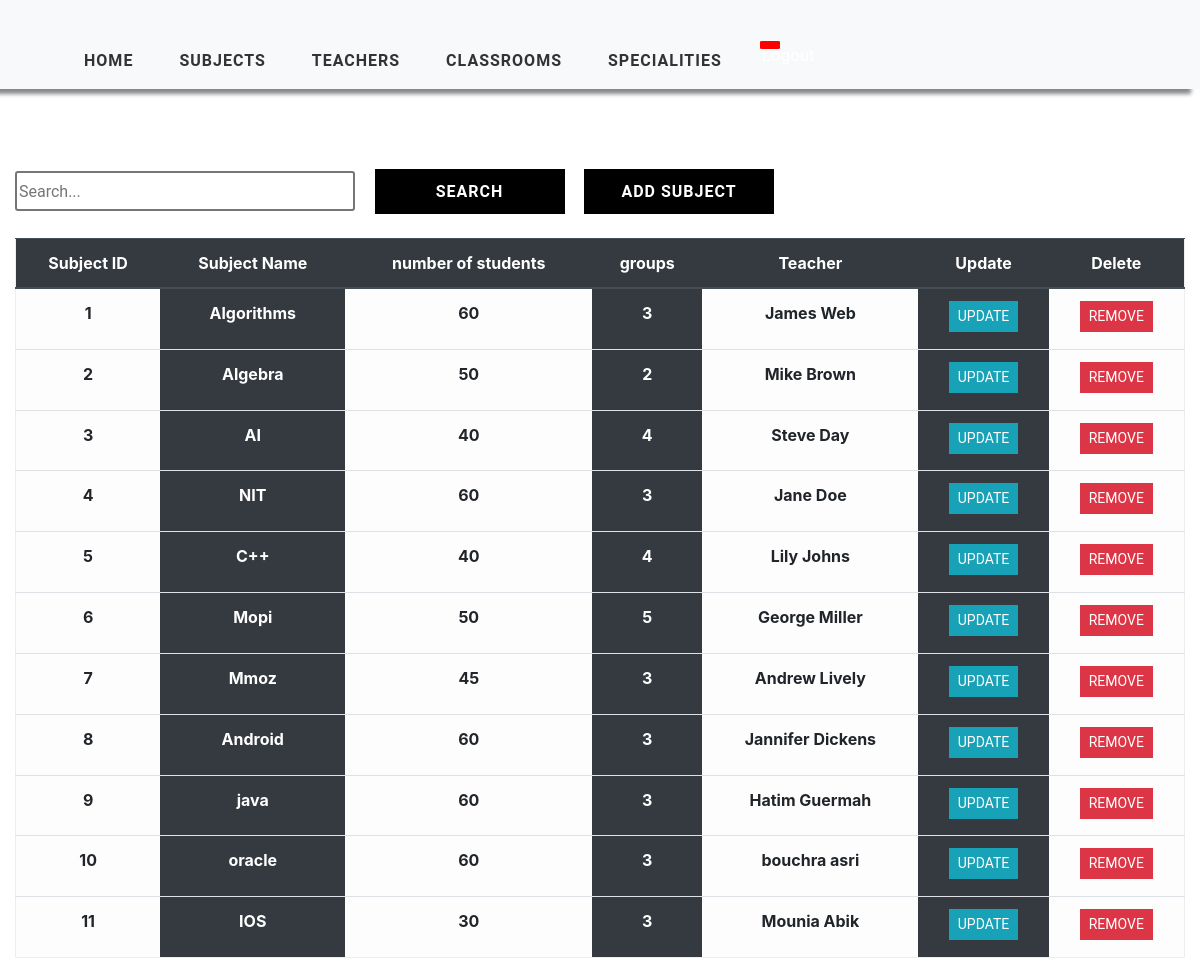
The page /subject/list on the database its author committed.
### timetableCSP/models.py (models this page shows, shortened)
class Subject(models.Model):
    subject_id = models.AutoField(primary_key=True)
    subject_name = models.CharField(max_length=1000, null=True)
    subject_number_of_students = models.IntegerField(null=True)
    subject_groups = models.IntegerField(null=True)
    teacher = models.ForeignKey(Teacher,null=True,on_delete=models.SET_NULL)

class Teacher(models.Model):
    teacher_id = models.AutoField(primary_key=True)
    teacher_name = models.CharField(max_length=2000, null=True)
    def __str__(self):
        return self.teacher_name

### timetableCSP/views.py (the view)
# urls.py: path('subject/list', views.subjectsList, name='list-subject'),
def subjectsList(request):
    subjects = Subject.objects.all()
    context = {'subjects': subjects}
    return render(request, 'listSubject.html', context)

### templates/listSubject.html (shortened to what this page needs)
{% extends 'main.html' %}
{% load static %}
{% block content %}
    <div class="container-fluid">
    <div class="search">
        <input type="text" class="searchbox" placeholder="Search...">
        <input type="submit" value="Search" class="searchButton">
        <a href="{% url 'add-subject' %}"><button class="searchButton">Add Subject </button></a>
    </div>
	<div class="table-responsive-lg">
        <table class="table ">
            <thead class="thead-dark">
			<tr>
                <div class="header__item filter__link" >
                   <th scope="col" class="text-center">Subject ID</th>
                </div>
                <div class="header__item filter__link">
                  <th class="text-center" scope="col">Subject Name</th>
                </div>
                <div class="header__item filter__link">
                   <th class="text-center" scope="col">number of students</th>
                </div>
                <div class="header__item filter__link" >
                   <th class="text-center" scope="col">groups</th>
                </div>
                <div class="header__item filter__link">
                   <th class="text-center" scope="col">Teacher</th>
                </div>
                <div class="header__item filter__link">
                    <th class="text-center" scope="col"> Update</th>
                </div>
                <div class="header__item filter__link">
                     <th class="text-center" scope="col">Delete</th>
                </div>
			</tr>
            </thead>
                {% for subject in subjects %}
				<tr>
                        <th scope="row" class="table-light text-center">{{ subject.subject_id }}</th>
						<th scope="row" class="table-dark text-center"  >{{ subject.subject_name }}</th>
						<th scope="row" class="table-light text-center"> {{ subject.subject_number_of_students}}</th>
						<th scope="row" class="table-dark text-center"> {{ subject.subject_groups}}</th>
                        <th scope="row" class="table-light text-center"> {{ subject.teacher}}</th>
                        <th scope="row" class="table-dark text-center"> <a href="{% url 'update-subject' subject.subject_id %}" class="btn btn-sm btn-info">Update</a></th>
                        <th scope="row" class="table-light text-center"> <a href="{% url 'delete-subject' subject.subject_id %}" class="btn btn-sm btn-danger" >Remove</a></th>
					</tr>
                {% endfor %}
        </table>
</div>
    </div>
{% endblock %}

### static/css/style.css (style rules this page uses)
a { cursor: pointer; }

### static/css/tables.css (style rules this page uses)
*, *:before, *:after { box-sizing: border-box; }
body { font-family: "Roboto", sans-serif; margin: 0; }
.table { border: 1px solid #eeeeee; overflow-y: auto; overflow-x: auto; overflow-style: marquee-line; height: 720px; }
.table-data, .header__item { flex: 1 1 20%; text-align: center; font-family: Roboto, sans-serif; font-weight: bold; }
.header__item { text-transform: uppercase; }
.filter__link { color: white; text-decoration: none; position: relative; display: inline-block; padding-left: 24px; padding-right: 24px; }
.filter__link::after { content: ""; position: absolute; right: -18px; color: white; font-size: 12px; top: 50%; transform: translateY(-50%); }
.btn { border-radius: 0 !important; font-family: Roboto, sans-serif !important; text-transform: uppercase; }
.search { display: inline-block; }
.searchbox { width: 340px; height: 40px; border-style: solid; border-radius: 3px; font-family: Roboto, sans-serif; text-align: justify; }
.searchButton { width: 190px; height: 45px ; font-family: Roboto, sans-serif; text-transform: uppercase; letter-spacing: 1px; font-weight: bolder; color: white ; background: black; margin-left: 15px; margin-top: 40px; border-color: black ; border-radius: 0 ; border-style: solid; border-width: 3px ; }

### rows shown on the page
Subject: subject_id "1", subject_name "Algorithms", subject_number_of_students "60", subject_groups "3", teacher "James Web"
Subject: subject_id "2", subject_name "Algebra", subject_number_of_students "50", subject_groups "2", teacher "Mike Brown"
Subject: subject_id "3", subject_name "AI", subject_number_of_students "40", subject_groups "4", teacher "Steve Day"
Subject: subject_id "4", subject_name "NIT", subject_number_of_students "60", subject_groups "3", teacher "Jane Doe"
Subject: subject_id "5", subject_name "C++", subject_number_of_students "40", subject_groups "4", teacher "Lily Johns"
Subject: subject_id "6", subject_name "Mopi", subject_number_of_students "50", subject_groups "5", teacher "George Miller"
Subject: subject_id "7", subject_name "Mmoz", subject_number_of_students "45", subject_groups "3", teacher "Andrew Lively"
Subject: subject_id "8", subject_name "Android", subject_number_of_students "60", subject_groups "3", teacher "Jannifer Dickens"
Subject: subject_id "9", subject_name "java", subject_number_of_students "60", subject_groups "3", teacher "Hatim Guermah"
Subject: subject_id "10", subject_name "oracle", subject_number_of_students "60", subject_groups "3", teacher "bouchra asri"
Subject: subject_id "11", subject_name "IOS", subject_number_of_students "30", subject_groups "3", teacher "Mounia Abik"
